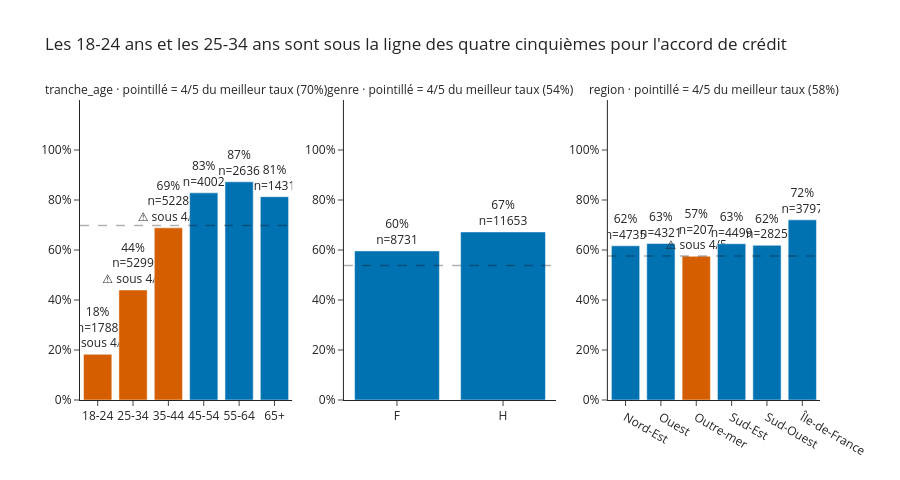

Source (notebook cell):
### Markdown cell above
## 5. La parité de la décision
Taux de décision favorable par groupe, avec la ligne des quatre cinquièmes du meilleur taux.

### Code cell
y = df[cfg["decision"]]
parite = make_subplots(rows=1, cols=len(cfg["sensibles"]), subplot_titles=cfg["sensibles"], horizontal_spacing=0.07)
seuils = {}
for j, col in enumerate(cfg["sensibles"], 1):
    mf = MetricFrame(metrics={"taux": selection_rate, "effectif": count}, y_true=y, y_pred=y, sensitive_features=df[col])
    t = mf.by_group
    ordre = [a for a in ["18-24", "25-34", "35-44", "45-54", "55-64", "65+"] if a in t.index] if col == "tranche_age" else list(t.index)
    t = t.loc[ordre]
    seuil = 0.8 * t["taux"].max(); seuils[col] = seuil
    sous = t["taux"] < seuil
    parite.add_trace(go.Bar(x=t.index, y=t["taux"], marker_color=["#D55E00" if s else "#0072B2" for s in sous],
                            text=[f"{v:.0%}<br>n={int(n)}" + ("<br>⚠ sous 4/5" if s else "") for v, n, s in zip(t["taux"], t["effectif"], sous)],
                            textposition="outside", textfont=dict(size=12), showlegend=False,
                            hovertemplate="%{x}<br>taux %{y:.1%}<extra></extra>"), row=1, col=j)
    parite.add_shape(type="line", xref=f"x{j if j > 1 else ''} domain", x0=0, x1=1, yref=f"y{j if j > 1 else ''}", y0=seuil, y1=seuil,
                     line=dict(color="black", dash="dash", width=1.5))
    parite.layout.annotations[j - 1].text = f"{col} · pointillé = 4/5 du meilleur taux ({seuil:.0%})"
parite.update_yaxes(range=[0, 1.2], tickformat=".0%", tickvals=[0, .2, .4, .6, .8, 1])
parite.update_layout(title="Les 18-24 ans et les 25-34 ans sont sous la ligne des quatre cinquièmes pour l'accord de crédit",
                     template="simple_white", height=480, font=dict(size=12))
parite.update_layout(uniformtext=dict(minsize=10, mode="show"))
parite.update_annotations(font_size=12)
parite.show()

### Figure 1 — Plotly figure (JSON) as saved in the notebook; plotly's stock layout.template omitted (floating-point values rounded to 4 significant figures)
{"data": [{"hovertemplate": "%{x}<br>taux %{y:.1%}<extra></extra>", "marker": {"color": ["#D55E00", "#D55E00", "#D55E00", "#0072B2", "#0072B2", "#0072B2"]}, "showlegend": false, "text": ["18%<br>n=1788<br>⚠ sous 4/5", "44%<br>n=5299<br>⚠ sous 4/5", "69%<br>n=5228<br>⚠ sous 4/5", "83%<br>n=4002", "87%<br>n=2636", "81%<br>n=1431"], "textfont": {"size": 12}, "textposition": "outside", "type": "bar", "x": ["18-24", "25-34", "35-44", "45-54", "55-64", "65+"], "xaxis": "x", "y": [0.1829, 0.4401, 0.6886, 0.8286, 0.8729, 0.8134], "yaxis": "y"}, {"hovertemplate": "%{x}<br>taux %{y:.1%}<extra></extra>", "marker": {"color": ["#0072B2", "#0072B2"]}, "showlegend": false, "text": ["60%<br>n=8731", "67%<br>n=11653"], "textfont": {"size": 12}, "textposition": "outside", "type": "bar", "x": ["F", "H"], "xaxis": "x2", "y": [0.5964, 0.6722], "yaxis": "y2"}, {"hovertemplate": "%{x}<br>taux %{y:.1%}<extra></extra>", "marker": {"color": ["#0072B2", "#0072B2", "#D55E00", "#0072B2", "#0072B2", "#0072B2"]}, "showlegend": false, "text": ["62%<br>n=4735", "63%<br>n=4321", "57%<br>n=207<br>⚠ sous 4/5", "63%<br>n=4499", "62%<br>n=2825", "72%<br>n=3797"], "textfont": {"size": 12}, "textposition": "outside", "type": "bar", "x": ["Nord-Est", "Ouest", "Outre-mer", "Sud-Est", "Sud-Ouest", "Île-de-France"], "xaxis": "x3", "y": [0.6169, 0.6258, 0.5749, 0.625, 0.6188, 0.7206], "yaxis": "y3"}], "layout": {"annotations": [{"font": {"size": 12}, "showarrow": false, "text": "tranche_age · pointillé = 4/5 du meilleur taux (70%)", "x": 0.1433, "xanchor": "center", "xref": "paper", "y": 1.0, "yanchor": "bottom", "yref": "paper"}, {"font": {"size": 12}, "showarrow": false, "text": "genre · pointillé = 4/5 du meilleur taux (54%)", "x": 0.5, "xanchor": "center", "xref": "paper", "y": 1.0, "yanchor": "bottom", "yref": "paper"}, {"font": {"size": 12}, "showarrow": false, "text": "region · pointillé = 4/5 du meilleur taux (58%)", "x": 0.8567, "xanchor": "center", "xref": "paper", "y": 1.0, "yanchor": "bottom", "yref": "paper"}], "font": {"size": 12}, "height": 480, "shapes": [{"line": {"color": "black", "dash": "dash", "width": 1.5}, "type": "line", "x0": 0, "x1": 1, "xref": "x domain", "y0": 0.6983, "y1": 0.6983, "yref": "y"}, {"line": {"color": "black", "dash": "dash", "width": 1.5}, "type": "line", "x0": 0, "x1": 1, "xref": "x2 domain", "y0": 0.5377, "y1": 0.5377, "yref": "y2"}, {"line": {"color": "black", "dash": "dash", "width": 1.5}, "type": "line", "x0": 0, "x1": 1, "xref": "x3 domain", "y0": 0.5765, "y1": 0.5765, "yref": "y3"}], "title": {"text": "Les 18-24 ans et les 25-34 ans sont sous la ligne des quatre cinquièmes pour l'accord de crédit"}, "uniformtext": {"minsize": 10, "mode": "show"}, "xaxis": {"anchor": "y", "domain": [0.0, 0.2867]}, "xaxis2": {"anchor": "y2", "domain": [0.3567, 0.6433]}, "xaxis3": {"anchor": "y3", "domain": [0.7133, 1.0]}, "yaxis": {"anchor": "x", "domain": [0.0, 1.0], "range": [0, 1.2], "tickformat": ".0%", "tickvals": [0, 0.2, 0.4, 0.6, 0.8, 1]}, "yaxis2": {"anchor": "x2", "domain": [0.0, 1.0], "range": [0, 1.2], "tickformat": ".0%", "tickvals": [0, 0.2, 0.4, 0.6, 0.8, 1]}, "yaxis3": {"anchor": "x3", "domain": [0.0, 1.0], "range": [0, 1.2], "tickformat": ".0%", "tickvals": [0, 0.2, 0.4, 0.6, 0.8, 1]}}}
